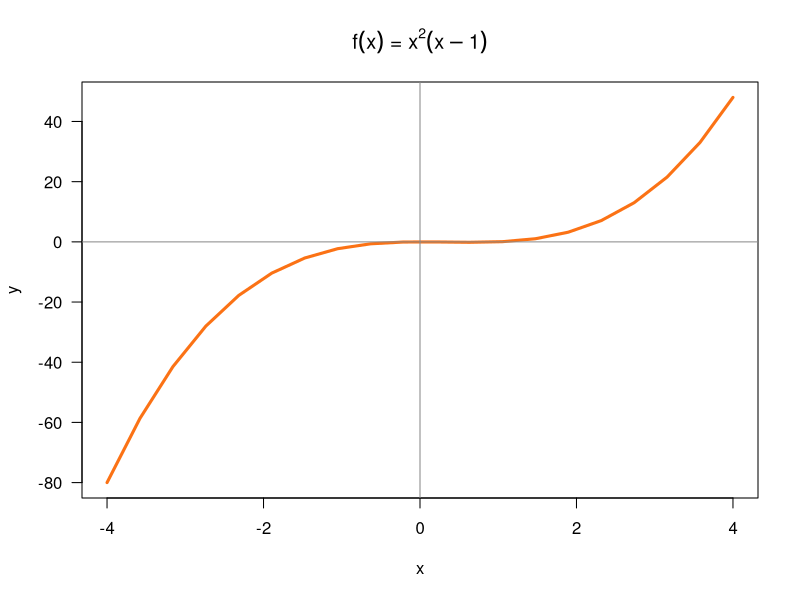
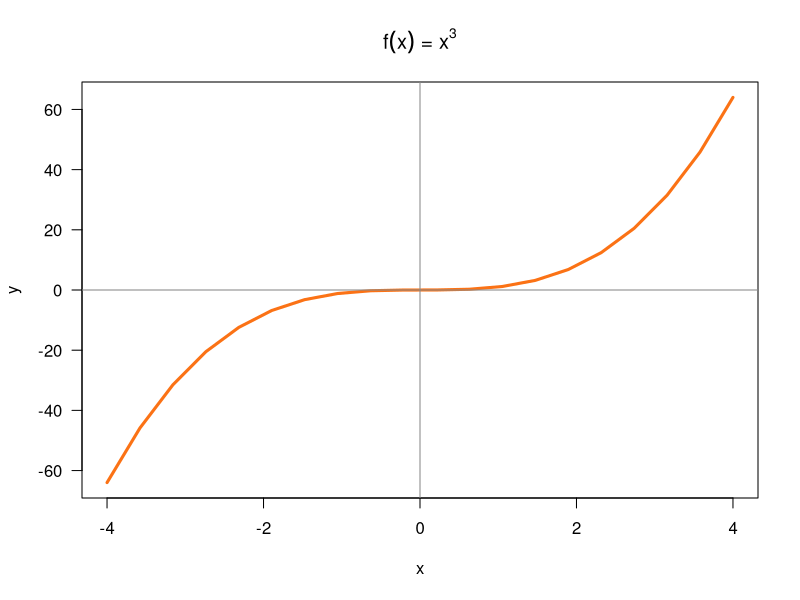
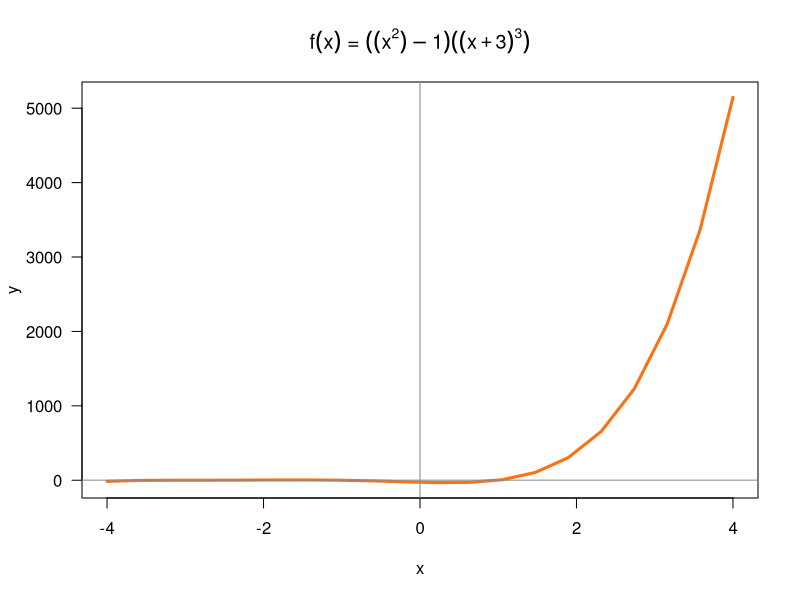
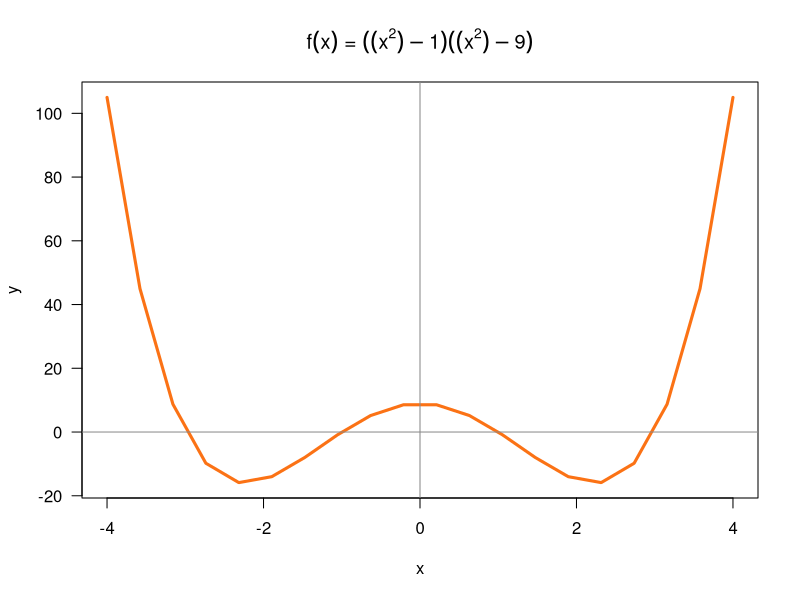

Generate these figures, in order, with R:
## ---- chunk 1
knitr::opts_chunk$set(echo = TRUE, error = TRUE, fig.path = 'lab07-images/')
## ---- chunk 2
#' @title f
#' @description calculates the square of a number
#' @param x variable(numeric)
#' @return numeric
f <- function(x = 1){
  return(x * x)
}

#' @title g
#' @description calculates 2 times x plus 5
#' @param x variable(numeric)
#' @return numeric
g <- function(x = 1){
  return((2*x) + 5)
}



## ---- chunk 3
#' @title fog
#' @description calculates the square of whatever number g(x) produces
#' @param x variable(numeric)
#' @return numeric
fog <- function(x = 1){
  return (g(x) * g(x))
}

fog(2)
fog(-5)

#' @title gof
#' @description calculates 2 times the square of x plus 5
#' @param x variable(numeric)
#' @return numeric 
gof <- function(x = 1) {
  return ((2 * f(x)) + 5)
}
gof(0)
gof(-5/2)

## ---- chunk 4
#' @title pythagoras
#' @description calculates the length of the hypotenus
#' @param a variable(numeric)
#' @param b variable(numeric) 
#' @return numeric
pythagoras <- function(a = 1, b = a){
  c <- sqrt((a*a) + (b*b))
  
  return (c)
}
pythagoras(5)

## ---- chunk 5
#' @title circle_area
#' @description calculates the area of a circle
#' @param radius variable(numeric)
#' @return numeric
circle_area <- function(radius = 1){
  if (radius < 0) {
    stop("radius cannot be negative")
  }
  area <-  pi * (radius^2)
  return (area)
}
circle_area()
circle_area(radius = 3)

## ---- chunk 6
#' @title cyclinder_area
#' @description calculates the surface area of a cylinder
#' @param radius variable(numeric)
#' @param height variable(numeric)
#' @return numeric
cylinder_area <- function(radius = 1, height = 1){
  if (radius < 0) {
    stop("radius cannot be negative")
  }
  if (height < 0){
    stop("height cannot be negative")
  }
  sa <-  (2 * pi * radius * height) + (2 * circle_area(radius))
  return (sa)
}
cylinder_area(radius = 2, height = 3)

## ---- chunk 7
#' @title cylinder_volume
#' @description calculates the volume of a cylinder
#' @param radius variable(numeric)
#' @param height variable(numeric)
#' @return numeric
cylinder_volume <- function(radius = 1, height = 1){
  if (radius < 0) {
    stop("radius cannot be negative")
  }
  if (height < 0){
    stop("height cannot be negative")
  }
  vol <-  circle_area(radius) * height
  return (vol)
}
cylinder_volume(radius = 3, height = 10)
## ---- chunk 8
#' @title miles2kms
#' @description converts miles into kilometer
#' @param mls variable(numeric)
#' @return numeric
miles2kms <- function(mls = 1){
  kilos <- mls * 1.6
  return (kilos)
}

miles <- c(1, 2, 3, 4, 5, 6, 7, 8, 9, 10, 20, 30, 40, 50, 60, 70, 80, 90, 100)
kms <- miles2kms(miles)
milestokilos <- data.frame(miles, kms)
## ---- chunk 9
#' @title gallons2liters
#' @description converts gallons into liters
#' @param gals1 variable(numeric)
#' @return numeric
gallons2liters <- function(gals1 = 1){
  lits1 <- gals1 * 3.78541
  return (lits1)
}
#' @title liters2gallons
#' @description converts liters into gallons
#' @param lits2 variable(numeric)
#' @return numeric
liters2gallons <- function(lits2 = 1){
  gals2 <- lits2 / 3.78541
  return (gals2)
}

liters2gallons(2)
2/3.78541


liters <- c(1, 2, 3, 4, 5, 6, 7, 8, 9, 10, 20, 30, 40, 50, 60, 70, 80, 90, 100)
gallons <- liters2gallons(liters)
liters_to_gallons <- data.frame(liters, gallons)
## ---- chunk 10
#' @title seconds2years
#' @description converts seconds into years
#' @param secs variable(numeric)
#' @return numeric
seconds2years <- function(secs = 1){
  yrs <- secs / 31540000
  return (yrs)
}
seconds2years(1000000000) #a newborn baby can indeed expect to live for one billion seconds, beause that is only 31 years
## ---- chunk 11
poly1 <- function(x) {
  (x^2) * (x - 1)
}
# set of points
x <- seq(-4, 4, length.out = 20)
y <- poly1(x)

# graph polynomial
plot(x, y, type = 'l', lwd = 3, col = "#FB7215", las = 1)
abline(h = 0, v = 0, col = '#888888aa', lwd = 1.5)
title(main = expression(paste(f(x), ' = ', x^2, (x - 1))))

## ---- chunk 12
poly2 <- function(x){
  x^3
}
# set of points
x <- seq(-4, 4, length.out = 20)
y <- poly2(x)
# graph polynomial
plot(x, y, type = 'l', lwd = 3, col = "#FB7215", las = 1)
abline(h = 0, v = 0, col = '#888888aa', lwd = 1.5)
title(main = expression(paste(f(x), ' = ', x^3)))
## ---- chunk 13
poly3 <- function(x){
  ((x^2)-1) * ((x+3)^3)
}
# set of points
x <- seq(-4, 4, length.out = 20)
y <- poly3(x)
# graph polynomial
plot(x, y, type = 'l', lwd = 3, col = "#FB7215", las = 1)
abline(h = 0, v = 0, col = '#888888aa', lwd = 1.5)
title(main = expression(paste(f(x), ' = ', ((x^2)-1) * ((x+3)^3))))
## ---- chunk 14
poly4 <- function(x){
  ((x^2) -1)* ((x^2)-9)
}
# set of points
x <- seq(-4, 4, length.out = 20)
y <- poly4(x)
# graph polynomial
plot(x, y, type = 'l', lwd = 3, col = "#FB7215", las = 1)
abline(h = 0, v = 0, col = '#888888aa', lwd = 1.5)
title(main = expression(paste(f(x), ' = ', ((x^2) -1)* ((x^2)-9))))
## ---- chunk 15
z <- 100*pi
# Fill in the following if-else statements. You may (or may not) 
# have to add or subtract else if or else statements.
if (z < 0) { # Replace TRUE with a condition.
  z = 0
} else if (z > 100) { # Replace TRUE with a condition.
  z = 100
} else {
  z
}
## ---- chunk 16
is_even <- function(y){
  if (y %% 2 == 0){
    print ("True")
  }
  else{
    print ("False")
  }
}
is_even(10)
is_even(11)
## ---- chunk 17
is_odd <- function(y){
  if (y %% 2 != 0){
    print ("True")
  }
  else{
    print ("False")
  }
}
is_odd(12)
is_odd(13)
## ---- chunk 18
#' @title grade
#' @description converts numbers into letter grade
#' @param score variable(numeric)
#' @return character
grade <- function(score)
  if (score <= 100 & score >= 90){
     grade = "A"
     return (grade)
  } else if (score < 90 & score >= 80){
    grade = "B"
    return (grade)
  } else if (score < 80 & score >= 70){
    grade = "C"
    return (grade)
  } else if (score < 70 & score >= 60){
    grade = "D"
    return (grade)
  } else if (score < 60 ) {
    grade = "F"
    return (grade)
  }

grade(45)
grade(82)
grade(94)

## ---- chunk 19
miles2inches <- function(x=1){
  inch <- x *63360
  return (inch)
}

miles2feet <- function(x=1){
  ft <- x * 5280
  return (ft)
}
miles2yards <- function(x=1){
  yrds <- x * 1760
  return (yrds)
}
miles2meters <- function(x=1){
  mts <- x/.00062137
  return (mts)
}
miles2kms <- function(x=1){
  kms <- x/.62137
  return (kms)
}
miles2inches(2)
miles2feet(2)
miles2yards(2)
miles2meters(2)
miles2kms(2)
## ---- chunk 20
convert <- function(x, to = "km") {
  switch(to, "km" = miles2kms(x), "in" = miles2inches(x),"ft" = miles2feet(x), "yd" = miles2yards(x), "m" = miles2meters(x))
}
switch(3, "ft")
switch(3, "yd")
